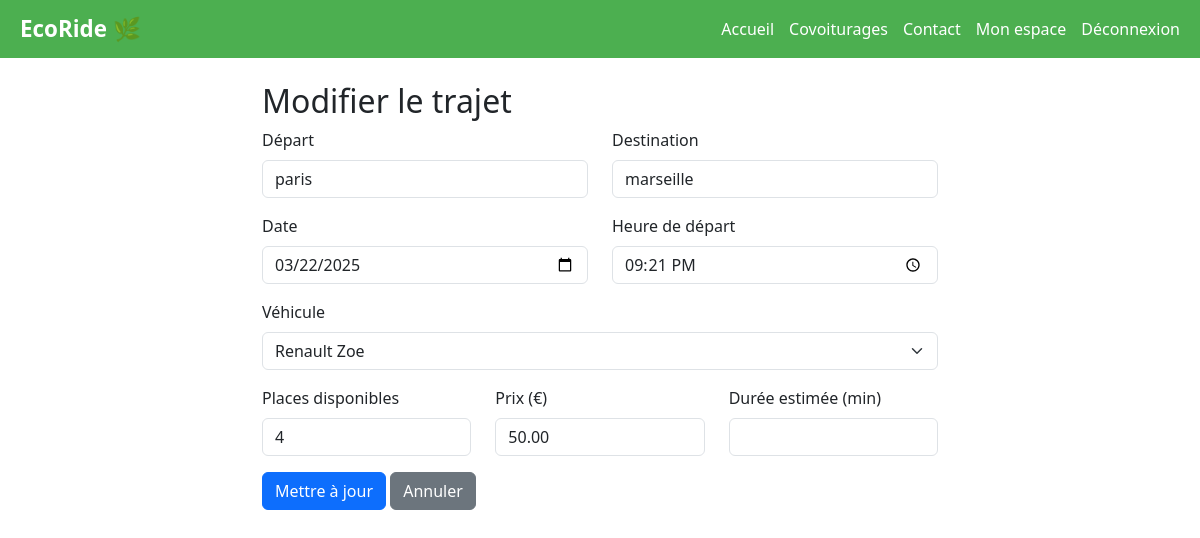
/pages/modifier_trajet.php?id=16 (signed in), run on the app's committed database.
### tables this page shows
CREATE TABLE `trajets_proposes` (
  `id_trajet` int(10) UNSIGNED NOT NULL,
  `courriel_conducteur` varchar(40) NOT NULL,
  `date_trajet` date NOT NULL,
  `depart` varchar(40) NOT NULL,
  `destination` varchar(40) NOT NULL,
  `prix` decimal(6,2) DEFAULT NULL,
  `description` text DEFAULT NULL,
  `created_at` timestamp NOT NULL DEFAULT current_timestamp(),
  `updated_at` timestamp NOT NULL DEFAULT current_timestamp() ON UPDATE current_timestamp(),
  `places_disponibles` int(10) UNSIGNED NOT NULL,
  `places_totales` int(11) NOT NULL DEFAULT 0,
  `heure_depart` time NOT NULL,
  `heure_arrivee` time DEFAULT NULL,
  `vehicule` int(11) DEFAULT NULL,
  `duree` int(11) DEFAULT NULL,
  `statut` enum('en_attente','en_cours','terminé') DEFAULT 'en_attente'
);

CREATE TABLE `vehicules` (
  `id` int(11) NOT NULL,
  `courriel_conducteur` varchar(40) DEFAULT NULL,
  `marque` varchar(40) DEFAULT NULL,
  `modele` varchar(40) DEFAULT NULL,
  `energie` enum('essence','diesel','electrique','hybride') DEFAULT NULL,
  `couleur` varchar(30) DEFAULT NULL,
  `plaque` varchar(20) DEFAULT NULL,
  `date_immatriculation` date DEFAULT NULL,
  `preferences` text DEFAULT NULL
);

### pages/modifier_trajet.php (the view, shortened to what this page needs)
<?php
require '../includes/db_connection.php';
$courriel = $_SESSION['courriel'];
$id_trajet = (int)$_GET['id'];
$stmt = $pdo->prepare("SELECT * FROM trajets_proposes WHERE id_trajet = ? AND courriel_conducteur = ?");
$stmt->execute([$id_trajet, $courriel]);
$trajet = $stmt->fetch();
$stmtVeh = $pdo->prepare("SELECT id, marque, modele FROM vehicules WHERE courriel_conducteur = ?");
$stmtVeh->execute([$courriel]);
$vehicules = $stmtVeh->fetchAll();
?>
<!DOCTYPE html>
<html lang="fr">
<head>
  <link href="https://cdn.jsdelivr.net/npm/bootstrap@5.3.0/dist/css/bootstrap.min.css" rel="stylesheet">
</head>
<body>
<?php include '../includes/nav.php'; ?>
<div class="container mt-4" style="max-width: 700px;">
  <h2>Modifier le trajet</h2>
  <form method="POST" novalidate>
    <div class="row mb-3">
      <div class="col-md-6">
        <label for="depart" class="form-label">Départ</label>
        <input type="text" name="depart" id="depart" class="form-control" value="<?= htmlspecialchars($trajet['depart']) ?>" required>
      </div>
      <div class="col-md-6">
        <label for="destination" class="form-label">Destination</label>
        <input type="text" name="destination" id="destination" class="form-control" value="<?= htmlspecialchars($trajet['destination']) ?>" required>
      </div>
    </div>
    <div class="row mb-3">
      <div class="col-md-6">
        <label for="date" class="form-label">Date</label>
        <input type="date" name="date" id="date" class="form-control" value="<?= htmlspecialchars($trajet['date_trajet']) ?>" required>
      </div>
      <div class="col-md-6">
        <label for="heure" class="form-label">Heure de départ</label>
        <input type="time" name="heure" id="heure" class="form-control" value="<?= htmlspecialchars($trajet['heure_depart']) ?>" required>
      </div>
    </div>
    <div class="mb-3">
      <label for="vehicule" class="form-label">Véhicule</label>
      <select name="vehicule" id="vehicule" class="form-select" required>
        <?php foreach ($vehicules as $v): ?>
          <option value="<?= $v['id'] ?>" <?= $trajet['vehicule'] == $v['id'] ? 'selected' : '' ?>>
            <?= htmlspecialchars($v['marque'] . ' ' . $v['modele']) ?>
          </option>
        <?php endforeach; ?>
      </select>
    </div>
    <div class="row mb-3">
      <div class="col-md-4">
        <label for="places_disponibles" class="form-label">Places disponibles</label>
        <input type="number" name="places_disponibles" id="places_disponibles" class="form-control" value="<?= htmlspecialchars($trajet['places_disponibles']) ?>" min="1" required>
      </div>
      <div class="col-md-4">
        <label for="prix" class="form-label">Prix (€)</label>
        <input type="number" name="prix" id="prix" class="form-control" value="<?= htmlspecialchars($trajet['prix']) ?>" step="0.1" required>
      </div>
      <div class="col-md-4">
        <label for="duree" class="form-label">Durée estimée (min)</label>
        <input type="number" name="duree" id="duree" class="form-control" value="<?= htmlspecialchars($trajet['duree']) ?>" required>
      </div>
    </div>
    <button type="submit" class="btn btn-primary">Mettre à jour</button>
    <a href="tableau_de_bord.php" class="btn btn-secondary">Annuler</a>
  </form>
</div>
</body>
</html>

### data on the page
trajets_proposes: depart "paris", destination "marseille", date "03/22/2025", heure "21:21:00", vehicule "Renault Zoe", places_disponibles "4", prix "50.00"
